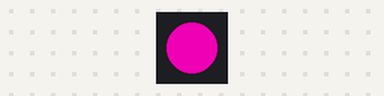
Recording of a program running on a simulated CircuitPython board. On the bench: 1 RGB LEDs in strip order, left to right.

Above: at 1.5 s.
At 4.5 s:
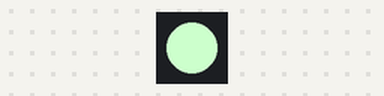
Timing chart, 0 to 7.8 s (numbered marks = the images above):
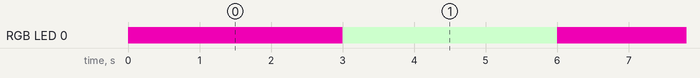

Measured:
- by itself, RGB LED 0: alternates RGB(204, 255, 204) for 3.0 s and RGB(204, 0, 153) for 3.0 s

The program:

code.py
```python
import board
import neopixel
import time

Kaz = neopixel.NeoPixel(board.NEOPIXEL, 1)#connecting the neopixel on the board to the code
Kaz.brightness = 1  #setting the brightness of the light, from 0-1 brightness

while True:
    Kaz.fill((204, 0, 153))#setting the color with RGB values
    time.sleep(3)#pausing code
    Kaz.fill((204, 255, 204))
    time.sleep(3)
```
